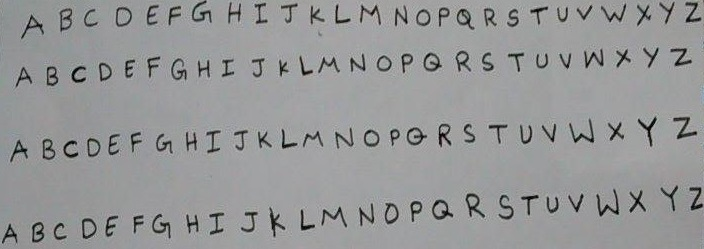
%> input picture OCR with machine learning/Final Code/Training Characters/main4.jpg, 704 x 249 px
$ octave deeptry.m   (GNU Octave 9; MATLAB toolbox functions it lacks are replaced by stand-ins)
%> lines starting %> are read from the running program, lines starting %| are printed output that depends on the picture; in (x1, y1, x2, y2) boxes, pixels count from 0 and x2, y2 are one past the last pixel; in counts of white or black regions, pixels touching at a corner belong together; the program's own positions count from 1
### OCR with machine learning/Final Code/Training Characters/lines.m
function [fl re]=lines(im_texto)
% [8 lines of commented-out code are left out]
[f co]=find(im_texto==1);
im_texto=im_texto(min(f):max(f),min(co):max(co));
num_filas=size(im_texto,1);
for s=1:num_filas
    if sum(im_texto(s,:))==0
        nm=im_texto(1:s-1, :); % First line matrix
        rm=im_texto(s:end, :);% Remain line matrix
        [f co]=find(nm==1);
        fl=nm(min(f):max(f),min(co):max(co));
        [f co]=find(rm==1);
        re=rm(min(f):max(f),min(co):max(co));
        %*-*-*Uncomment lines below to see the result*-*-*-*-
        %         subplot(2,1,1);imshow(fl);
        %         subplot(2,1,2);imshow(re);
        break
    else
        fl=im_texto;%Only one line.
        re=[ ];
    end
end

### OCR with machine learning/Final Code/Training Characters/deeptry.m
close all;
im=imread('main4.jpg');
%> im is the input picture: size 249x704x3 uint8; mean R, G, B 150.1, 151.2, 151.5
im = imsharpen(im);
if size(im,3)==3
    im=rgb2gray(im);
%> im: size 249x704 uint8
    %figure,imshow(im);
end

threshold = graythresh(im);
%> threshold = 0.388
threshold = threshold+0.045;
%> threshold = 0.433
i=~im2bw(im,threshold);
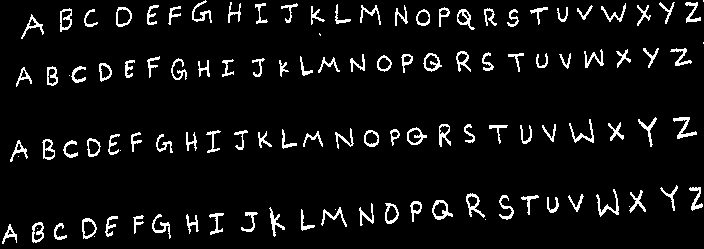
%> i: size 249x704 logical; 6.2% white in thin lines or dots

i = bwareaopen(i,60);
%> i: size 249x704 logical; 6.2% white in thin lines or dots
figure,imshow(i);
fl=[];
re=i;
k=0;
g=0;
x=0;
comp={};
while k==0
    [fl re]=lines(re);
    figure,imshow(fl);
    %figure,imshow(re);
    [L Ne] = bwlabel(fl);
    for n=1:Ne
        i=fl;
        %figure,imshow(fl);
        [f co]=find(L==n);
        inew=i(min(f):max(f),min(co):max(co));

        % uncommented this
        inew=imresize(inew,[42 24]);
    %    figure,imshow(inew);
        comp{1,x+n}=inew;
    end
    x=x+Ne;
    if size(re,1)==0
        k=k+1;
    end
g=g+1;
end
%> this loop made 4 passes
%> x on passes 1 to 4: 26, 52, 78, 104
%> pass 1, in lines, `im_texto=im_texto(min(f):max(f),min(co):max(co));`:
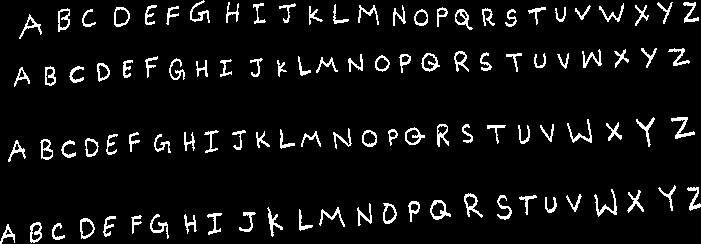
%> im_texto: size 244x701 logical; 6.3% white in thin lines or dots
%> pass 1, `[fl re]=lines(re);`:
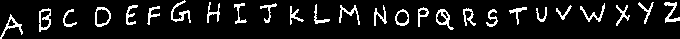
%> fl: size 39x680 logical; 9.7% white in thin lines or dots
%> pass 1, `[fl re]=lines(re);`:
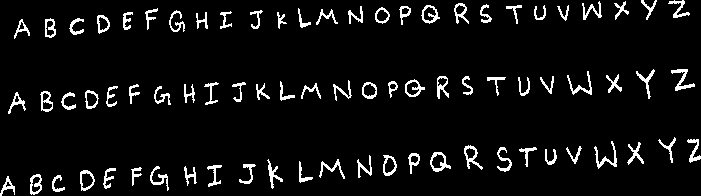
%> re: size 196x701 logical; 6% white in thin lines or dots
%> pass 1, `[L Ne] = bwlabel(fl);`:
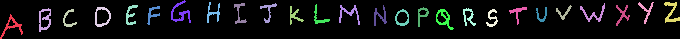
%> L: size 39x680 double; 27 distinct labels, from 0 to 26; one colour per label, 0 black
%> after the loop:
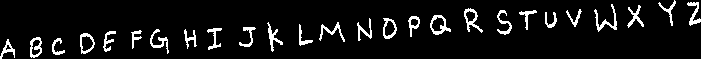
%> fl: size 59x701 logical; 7.3% white in thin lines or dots
%> after the loop, comp = 104 items; g = 4; k = 1

$ run again, with OCR with machine learning/Final Code/Training Characters/main1.jpg copied over OCR with machine learning/Final Code/Training Characters/main4.jpg
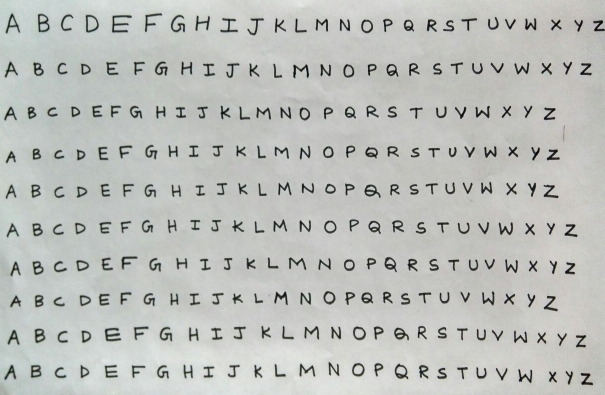
%> input picture OCR with machine learning/Final Code/Training Characters/main1.jpg, 1209 x 789 px (shown at 1/2 size)
%> im is the input picture: size 789x1209x3 uint8; mean R, G, B 188.6, 190.8, 187.2
%> `threshold = graythresh(im);`: threshold = 0.482
%> `threshold = threshold+0.045;`: threshold = 0.527
%> `i=~im2bw(im,threshold);`:
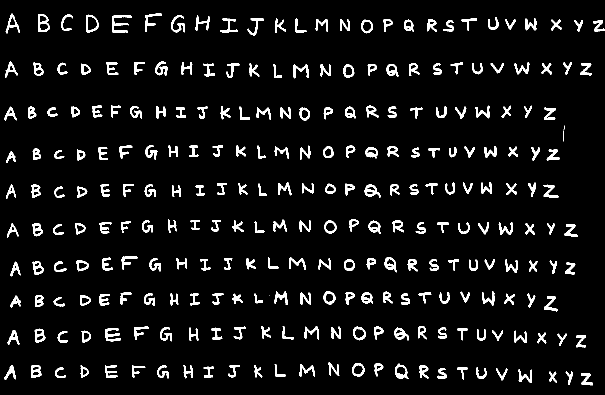
%> i: size 789x1209 logical (shown at 1/2 size); 6.2% white; 263 white regions (2 under 20 px), largest, box (x1, y1, x2, y2) and area: (224, 30, 264, 65) 485, (210, 656, 242, 683) 432, (76, 28, 99, 64) 383
%> the loop `while k==0` made 10 passes
%> x on passes 1 to 8: 26, 52, 78, 104, 130, 156, 182, 208
%> after the loop `while k==0`:
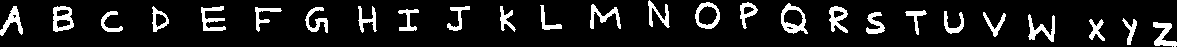
%> fl: size 47x1177 logical; 10.6% white; 26 white regions, largest, box (x1, y1, x2, y2) and area: (781, 3, 808, 34) 347, (53, 6, 74, 32) 322, (201, 6, 226, 31) 297
%> after the loop `while k==0`: comp = 260 items; g = 10; k = 1

$ run again, with OCR with machine learning/Final Code/Training Characters/main2.jpg copied over OCR with machine learning/Final Code/Training Characters/main4.jpg
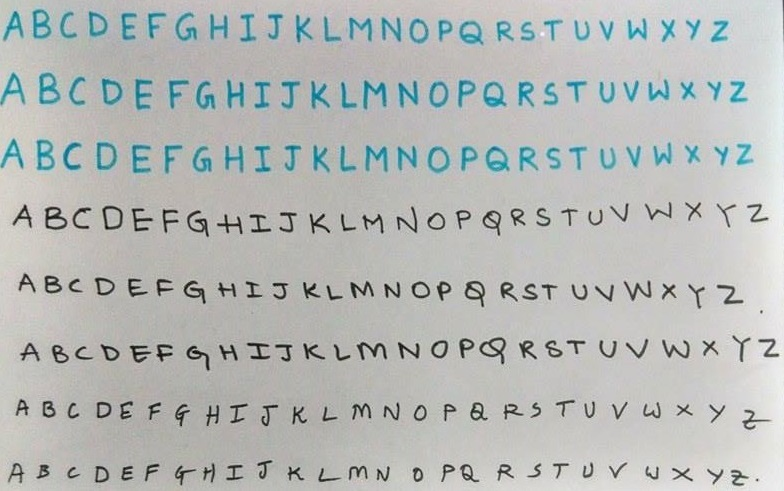
%> input picture OCR with machine learning/Final Code/Training Characters/main2.jpg, 784 x 491 px
%> im is the input picture: size 491x784x3 uint8; mean R, G, B 181.8, 185.4, 183.4
%> `threshold = graythresh(im);`: threshold = 0.537
%> `threshold = threshold+0.045;`: threshold = 0.582
%> `i=~im2bw(im,threshold);`:
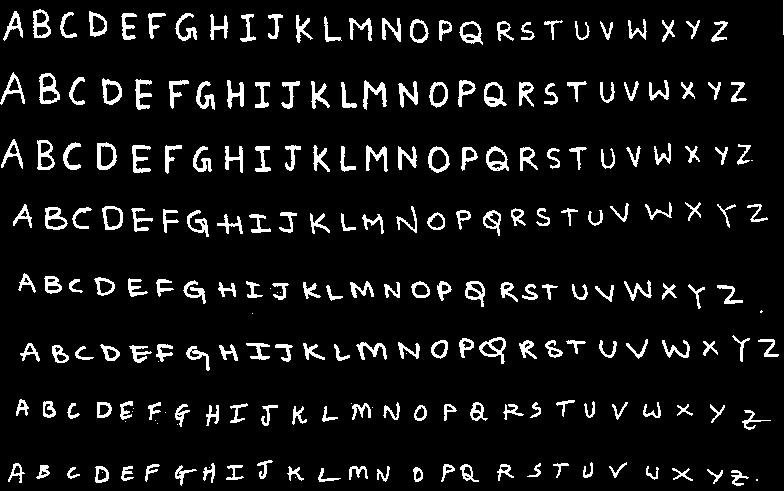
%> i: size 491x784 logical; 7.9% white; 230 white regions (21 under 20 px), largest, box (x1, y1, x2, y2) and area: (39, 73, 60, 104) 308, (363, 80, 387, 110) 279, (97, 142, 117, 170) 263
%> the loop `while k==0` made 8 passes
%> x on passes 1 to 8: 26, 52, 78, 104, 130, 156, 182, 208
%> pass 1, `[L Ne] = bwlabel(fl);`:
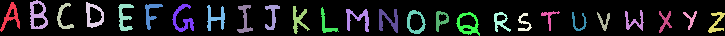
%> L: size 36x725 double; 27 distinct labels, from 0 to 26; one colour per label, 0 black
%> after the loop `while k==0`: comp = 208 items; g = 8; k = 1

$ run again, with OCR with machine learning/Final Code/Training Characters/main3.jpg copied over OCR with machine learning/Final Code/Training Characters/main4.jpg
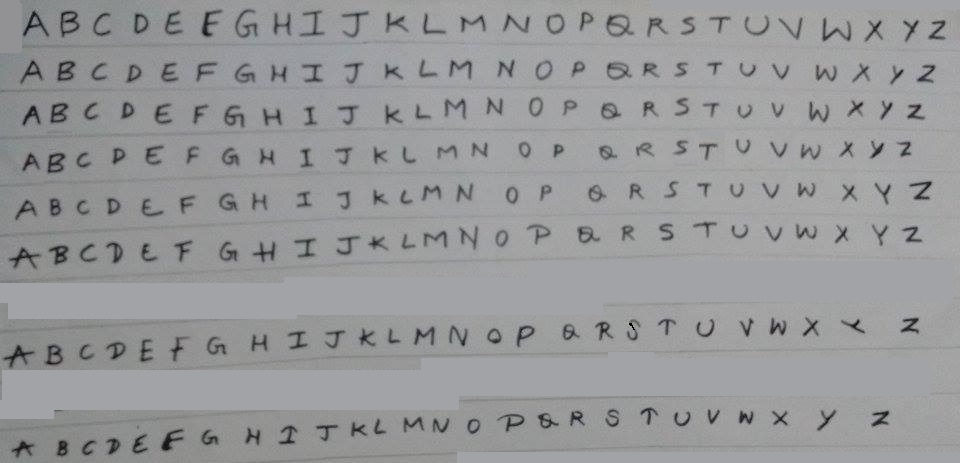
%> input picture OCR with machine learning/Final Code/Training Characters/main3.jpg, 960 x 463 px
%> im is the input picture: size 463x960x3 uint8; mean R, G, B 151.6, 152.4, 153.7
%> `threshold = graythresh(im);`: threshold = 0.463
%> `threshold = threshold+0.045;`: threshold = 0.508
%> `i=~im2bw(im,threshold);`:
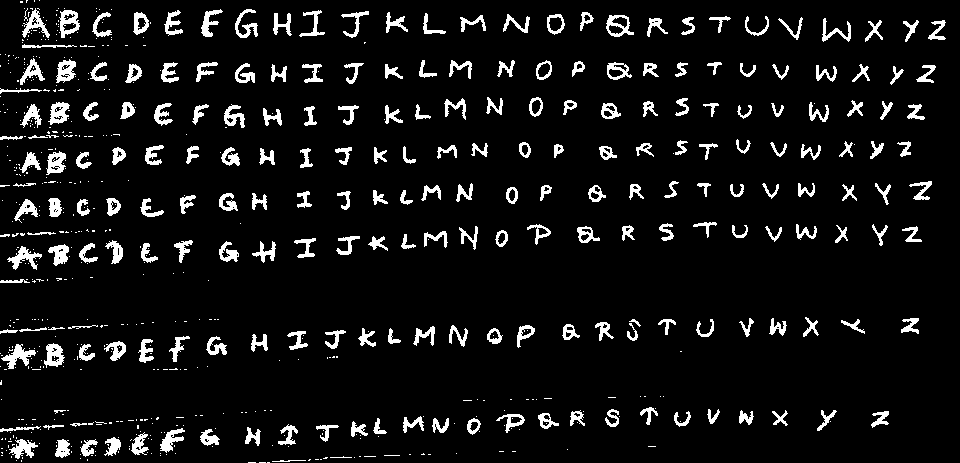
%> i: size 463x960 logical; 7.5% white; 694 white regions (466 under 20 px), largest, box (x1, y1, x2, y2) and area: (1, 344, 36, 369) 355, (7, 246, 42, 270) 323, (59, 10, 80, 38) 320
%> the loop `while k==0` made 10 passes
%> (Ne, x) on passes 1 to 8: (26, 26), (1, 27), (26, 53), (1, 54), (26, 80), (27, 107), (52, 159), (1, 160)
%> after the loop `while k==0`:
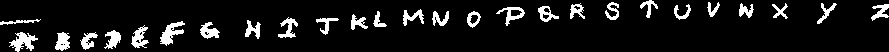
%> fl: size 52x889 logical; 9% white; 27 white regions, largest, box (x1, y1, x2, y2) and area: (9, 32, 38, 52) 287, (160, 21, 185, 46) 282, (131, 25, 149, 48) 212
%> after the loop `while k==0`: comp = 213 items; g = 10; k = 1
